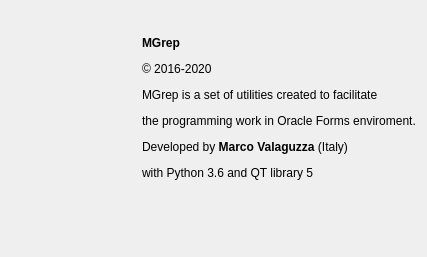
<?xml version="1.0" encoding="UTF-8"?>
<ui version="4.0">
 <class>Program_info</class>
 <widget class="QDialog" name="Program_info">
  <property name="geometry">
   <rect>
    <x>0</x>
    <y>0</y>
    <width>427</width>
    <height>257</height>
   </rect>
  </property>
  <property name="windowTitle">
   <string>About MGrep</string>
  </property>
  <property name="windowIcon">
   <iconset resource="resource.qrc">
    <normaloff>:/icons/icons/qt.gif</normaloff>:/icons/icons/qt.gif</iconset>
  </property>
  <layout class="QGridLayout" name="gridLayout">
   <item row="0" column="1">
    <widget class="QLabel" name="label_2">
     <property name="text">
      <string>&lt;html&gt;&lt;head/&gt;&lt;body&gt;&lt;p&gt;&lt;span style=&quot; font-weight:600;&quot;&gt;MGrep &lt;/span&gt;&lt;/p&gt;&lt;p&gt;© 2016-2020&lt;/p&gt;&lt;p&gt;MGrep is a set of utilities created to facilitate &lt;/p&gt;&lt;p&gt;the programming work in Oracle Forms enviroment.&lt;/p&gt;&lt;p&gt;Developed by &lt;span style=&quot; font-weight:600;&quot;&gt;Marco Valaguzza&lt;/span&gt; (Italy) &lt;/p&gt;&lt;p&gt;with Python 3.6 and QT library 5&lt;/p&gt;&lt;p&gt;&lt;br/&gt;&lt;/p&gt;&lt;/body&gt;&lt;/html&gt;</string>
     </property>
     <property name="alignment">
      <set>Qt::AlignLeading|Qt::AlignLeft|Qt::AlignVCenter</set>
     </property>
    </widget>
   </item>
   <item row="0" column="0">
    <widget class="QLabel" name="label">
     <property name="text">
      <string>&lt;html&gt;&lt;head/&gt;&lt;body&gt;&lt;p&gt;&lt;img src=&quot;:/icons/icons/qt.gif&quot;/&gt;&lt;/p&gt;&lt;/body&gt;&lt;/html&gt;</string>
     </property>
    </widget>
   </item>
  </layout>
 </widget>
 <resources>
  <include location="resource.qrc"/>
 </resources>
 <connections/>
 <slots>
  <slot>slot_Program_info_close()</slot>
 </slots>
</ui>
